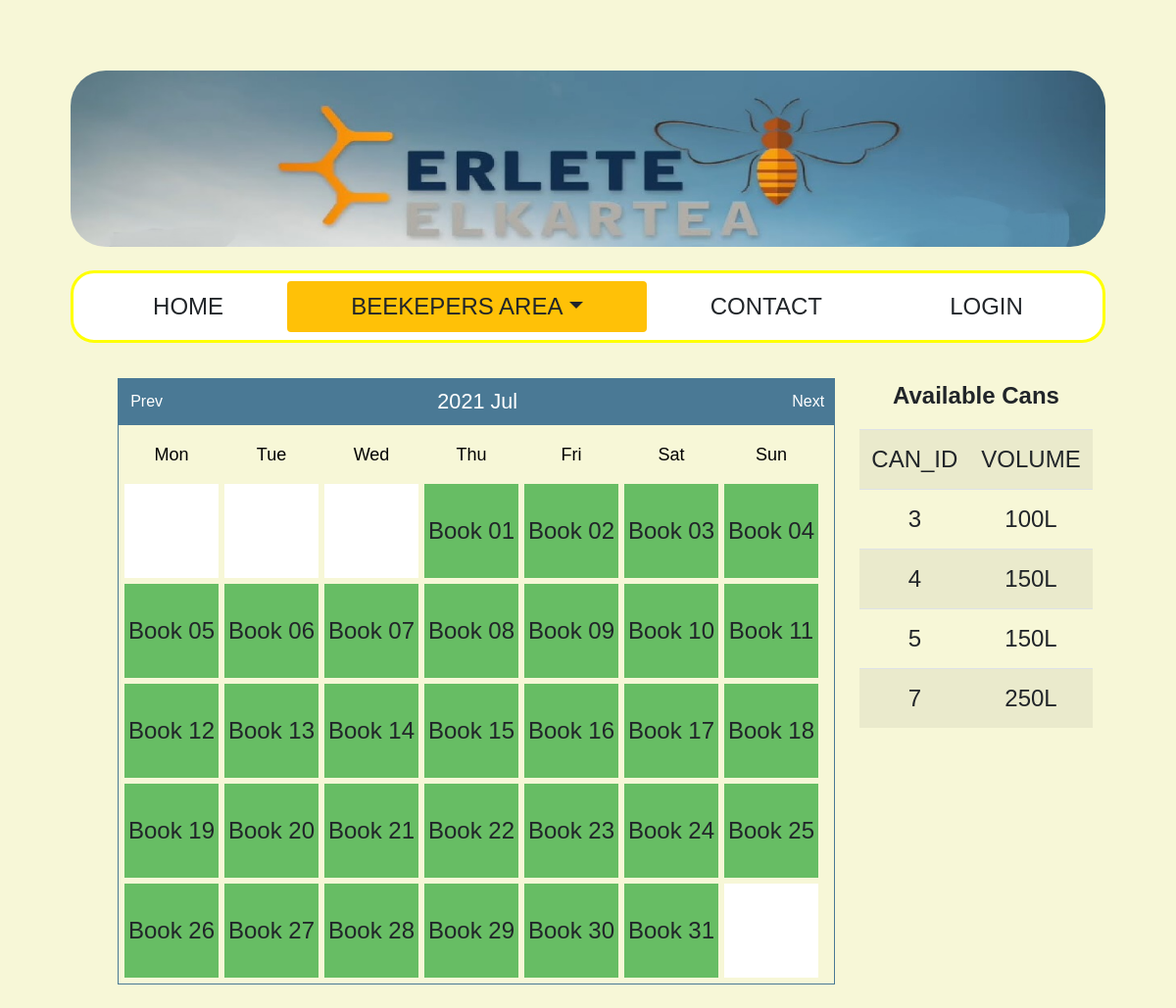
The app's page /erlete_web/erlete_web/room_booking.php?month=07&year=2021, older data.
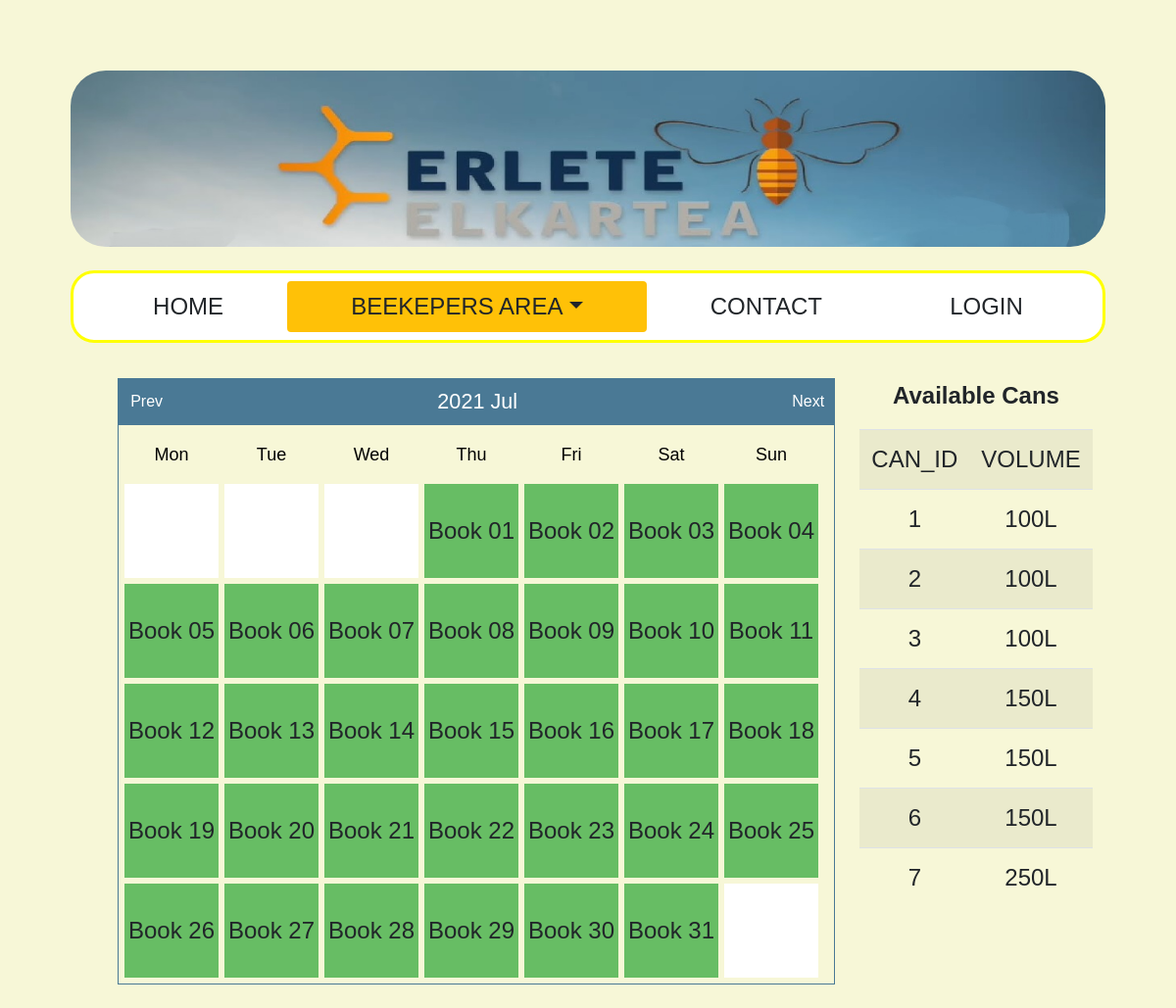
The same page, newer data.
### tables this page shows
CREATE TABLE `can` (
  `id_can` int(11) NOT NULL,
  `capacity` int(11) DEFAULT NULL,
  `availability` tinyint(1) DEFAULT NULL,
  `new_use` date DEFAULT NULL
);

### erlete_web/erlete_web/Booking.php (called while the page is built, shortened)
<?php
class Booking
{
    private $dbh;
    private $bookingsTableName = 'room_booking';
    public function __construct($database, $host, $databaseUsername, $databaseUserPassword)
    {
        try {
            $this->dbh =
                new PDO(sprintf('mysql:host=%s;dbname=%s', $host, $database),
                    $databaseUsername,
                    $databaseUserPassword
                );
        } catch (PDOException $e) {
            die($e->getMessage());
        }
    }
	public function index()
	{
		$statement = $this->dbh->query('SELECT * FROM ' . $this->bookingsTableName);
		return $statement->fetchAll(PDO::FETCH_ASSOC);
	}
}

### erlete_web/erlete_web/room_booking.php (the view, shortened to what the changed rows need)
<!DOCTYPE html>
	<html>
		<head>
			<link rel="stylesheet" href="https://maxcdn.bootstrapcdn.com/bootstrap/4.5.2/css/bootstrap.min.css"></link>
			<link rel="stylesheet" href="CSS_SD.css"></link>
			<link rel="stylesheet" href="new.css"></link>
		</head>
		<body>
							<?php
								$link=connectDataBase();
							?>
			<div style="width:100%; margin:auto">
				<div style="margin-left:10%" class="pb-4 float_l">
						<?php
							include 'Calendar.php';
							include 'Booking.php';
							include 'BookableCell.php';
							$booking = new Booking(
								'erlete_db',
								'localhost',
								'root',
								''
							);
							$bookableCell = new BookableCell($booking);
							$calendar = new Calendar();
							$calendar->attachObserver('showCell', $bookableCell);
							echo $calendar->show();
						?>
				</div>
				<div class="float_l" style="width: 20%; font-size:2vw; margin:auto; text-align:center; margin-left:2vw">
						<?php
							$emaitza1=mysqli_query($link,"select id_can, capacity from can where availability=1");
						?>
						<table  style="font-size:2vw" class="table table-striped Zentratu">
							<?php
									while($erregistroa1 = mysqli_fetch_array($emaitza1)){
										printf("<tr><td>%d</td><td>%dL</td></tr>",$erregistroa1[0],$erregistroa1[1]);
									}
							?>
						</table>
				</div>
			</div>
        </body>
    </html>

### erlete_web/erlete_web/Calendar.php (shortened to what the changed rows need)
<?php
    class Calendar
    {
        public function __construct()
        {
            $this->naviHref = htmlentities($_SERVER['PHP_SELF']);
        }
        protected $observers = array();
        private $dayLabels = array("Mon", "Tue", "Wed", "Thu", "Fri", "Sat", "Sun");
        private $currentYear = 0;
        private $currentMonth = 0;
        private $currentDay = 0;
        private $currentDate = null;
        private $daysInMonth = 0;
        private $naviHref = null;
        public function attachObserver($type, $observer)
        {
            $this->observers[$type][] = $observer;
        }
        public function notifyObserver($type)
        {
            if (isset($this->observers[$type])) {
                foreach ($this->observers[$type] as $observer) {
                    $observer->update($this);
                }
            }
        }
        public function getCurrentDate()
        {
            return $this->currentDate;
        }
        public function show($month = null, $year = null, $attributes = false)
        {
            if (null == $year && isset($_GET['year'])) {
                $year = $_GET['year'];
            } else if (null == $year) {
                $year = date("Y", time());
            }
            if (null == $month && isset($_GET['month'])) {
                $month = $_GET['month'];
            } else if (null == $month) {
                $month = date("m", time());
            }
            $this->currentYear = $year;
            $this->currentMonth = $month;
            $this->daysInMonth = $this->_daysInMonth($month, $year);
            $content = '<div id="calendar">' .
                '<div class="box">' .
                $this->_createNavi() .
                '</div>' .
                '<div class="box-content">' .
                '<ul class="label">' . $this->_createLabels() . '</ul>';
            $content .= '<div class="clear"></div>';
            $content .= '<ul class="dates">';
            for ($i = 0; $i < $this->_weeksInMonth($month, $year); $i++) {
                for ($j = 1; $j <= 7; $j++) {
                    $content .= $this->_showDay($i * 7 + $j, $attributes);
                }
            }
            $content .= '</ul>';
            $content .= '<div class="clear"></div>';
            $content .= '</div>';
            $content .= '</div>';
            return $content;
        }
        private function _showDay($cellNumber, $attributes = false)
        {
            if ($this->currentDay == 0) {
                $firstDayOfTheWeek = date('N', strtotime($this->currentYear . '-' . $this->currentMonth . '-01'));
                if (intval($cellNumber) == intval($firstDayOfTheWeek)) {
                    $this->currentDay = 1;
                }
            }
            if (($this->currentDay != 0) && ($this->currentDay <= $this->daysInMonth)) {
                $this->currentDate = date('Y-m-d', strtotime($this->currentYear . '-' . $this->currentMonth . '-' . ($this->currentDay)));
                $cellContent = $this->_createCellContent($attributes);
                $this->currentDay++;
            } else {
                $this->currentDate = null;
                $cellContent = null;
            }
            return '<li id="li-' . $this->currentDate . '" class="' . ($cellNumber % 7 == 1 ? ' start ' : ($cellNumber % 7 == 0 ? ' end ' : ' ')) .
                ($cellContent == null ? 'mask' : '') . '">' . $cellContent . '</li>';
        }
        private function _createNavi()
        {
            $nextMonth = $this->currentMonth == 12 ? 1 : intval($this->currentMonth) + 1;
            $nextYear = $this->currentMonth == 12 ? intval($this->currentYear) + 1 : $this->currentYear;
            $preMonth = $this->currentMonth == 1 ? 12 : intval($this->currentMonth) - 1;
            $preYear = $this->currentMonth == 1 ? intval($this->currentYear) - 1 : $this->currentYear;
            return
                '<div class="header">' .
                '<a class="prev" href="' . $this->naviHref . '?month=' . sprintf('%02d', $preMonth) . '&year=' . $preYear . '">Prev</a>' .
                '<span class="title">' . date('Y M', strtotime($this->currentYear . '-' . $this->currentMonth . '-1')) . '</span>' .
                '<a class="next" href="' . $this->naviHref . '?month=' . sprintf("%02d", $nextMonth) . '&year=' . $nextYear . '">Next</a>' .
                '</div>';
        }
        private function _createLabels()
        {
            $content = '';
            foreach ($this->dayLabels as $index => $label) {
                $content .= '<li class="' . ($label == 6 ? 'end title' : 'start title') . ' title">' . $label . '</li>';
            }
            return $content;
        }
        private function _createCellContent($setting = false)
        {
            $this->cellContent = $this->currentDay;
            $this->notifyObserver('showCell');
            return $this->cellContent;
        }
        private function _weeksInMonth($month = null, $year = null)
        {
            $daysInMonths = $this->_daysInMonth($month, $year);
            $numOfweeks = ($daysInMonths % 7 == 0 ? 0 : 1) + intval($daysInMonths / 7);
            $monthEndingDay = date('N', strtotime($year . '-' . $month . '-' . $daysInMonths));
            $monthStartDay = date('N', strtotime($year . '-' . $month . '-01'));
            return $numOfweeks;
        }
        private function _daysInMonth($month = null, $year = null)
        {
            return date('t', strtotime($year . '-' . $month . '-01'));
        }
    }

### erlete_web/erlete_web/BookableCell.php (shortened to what the changed rows need)
<?php
    class BookableCell
    {
        private $booking;
        private $currentURL;
        public function __construct(Booking $booking)
        {
            $this->booking = $booking;
            $this->currentURL = htmlentities($_SERVER['REQUEST_URI']);
        }
        public function update(Calendar $cal)
        {
            if ($this->isDateBooked($cal->getCurrentDate())) {
                return $cal->cellContent =
                    $this->bookedCell($cal->getCurrentDate());
            }
            if (!$this->isDateBooked($cal->getCurrentDate())) {
                return $cal->cellContent =
                    $this->openCell($cal->getCurrentDate());
            }
        }
        private function openCell($date)
        {
            return '<div class="open">' . $this->bookingForm($date) . '</div>';
        }
        private function isDateBooked($date)
        {
            return in_array($date, $this->bookedDates());
        }
        private function bookedDates()
        {
            return array_map(function ($record) {
                return $record['book_date'];
            }, $this->booking->index());
        }
        private function bookingForm($date)
        {
            return
                '<form  onsubmit="return confirm(\'Are you sure to book the room on '.$date.' ?\');" method="post" action="' . $this->currentURL . '">' .
                '<input type="hidden" name="add" />' .
                '<input type="hidden" name="date" value="' . $date . '" />' .
                '<input style="font-size:2vw" class="btn btn-clear btn-sm" type="submit" value="Book ' . substr($date,8) . '" />' .
                '</form>';
        }
    }

Row changes from the older to the newer data that the page shows:
now on this page (row edited): can: id_can "1", capacity "100"
now on this page (row edited): can: id_can "2", capacity "100"
now on this page (row edited): can: id_can "6", capacity "150"
